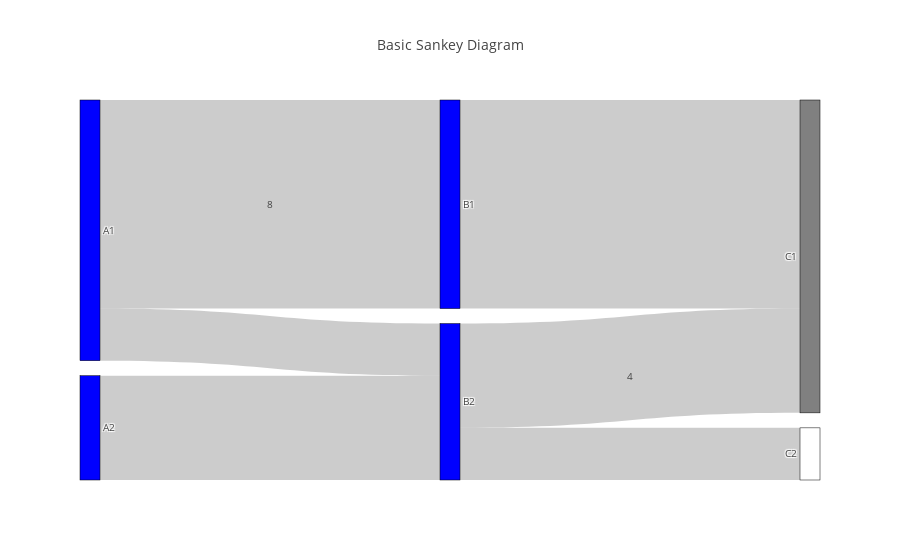

Notebook code for this chart:
### Code cell
# Un exemple de code, on s'en fout. 

data = dict(
type='sankey',
node = dict(
  pad = 15,
  thickness = 20,
  line = dict(
    color = "black",
    width = 0.5
  ),
  label = ["A1", "A2", "B1", "B2", "C1", "C2"],

  color = ["blue", "blue", "blue", "blue", 
  "gray", "white"]),#attempt to make it less visible

link = dict(
  source = [0,1,0,2,3,3],
  target = [2,3,3,4,4,5],
  value = [8,4,2,8,4,2],
  # attempt to add labels
  label= [8,4,2,8,4,2]))


import plotly.offline as py
layout =  dict(
  title = "Basic Sankey Diagram",
  font = dict(
    size = 10
  ),
    annotations=[
        dict(
            x=0.25,
            y=0.75,
            text='8',
            showarrow=False
        ),
        dict(
            x=0.75,
            y=0.25,
            text='4',
            showarrow=False
        )
    ]
 )

fig = dict(data=[data], layout=layout)
py.iplot(fig, validate=False)

### Figure 1 — Plotly figure (JSON) as saved in the notebook; plotly's stock layout.template omitted (floating-point values rounded to 4 significant figures)
{"data": [{"link": {"label": [8, 4, 2, 8, 4, 2], "source": [0, 1, 0, 2, 3, 3], "target": [2, 3, 3, 4, 4, 5], "value": [8, 4, 2, 8, 4, 2]}, "node": {"color": ["blue", "blue", "blue", "blue", "gray", "white"], "label": ["A1", "A2", "B1", "B2", "C1", "C2"], "line": {"color": "black", "width": 0.5}, "pad": 15, "thickness": 20}, "type": "sankey"}], "layout": {"annotations": [{"showarrow": false, "text": "8", "x": 0.25, "y": 0.75}, {"showarrow": false, "text": "4", "x": 0.75, "y": 0.25}], "font": {"size": 10}, "title": "Basic Sankey Diagram"}}
